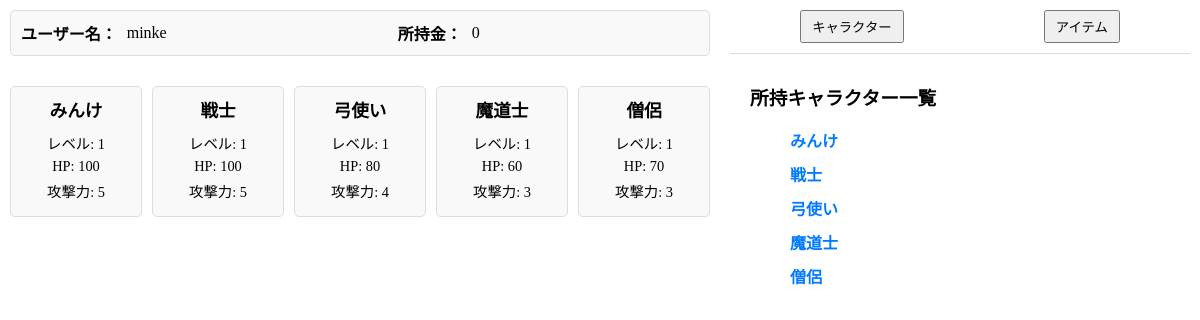
/battle-main.php (signed in), run on the app's committed database.
### tables this page shows
CREATE TABLE `users` (
  `id` int NOT NULL AUTO_INCREMENT,
  `username` varchar(50) NOT NULL,
  `password` varchar(255) NOT NULL,
  `gold` int NOT NULL DEFAULT '0',
  `level` int NOT NULL DEFAULT '1',
  `xp` int NOT NULL DEFAULT '0',
  `last_save` timestamp NOT NULL DEFAULT CURRENT_TIMESTAMP,
  PRIMARY KEY (`id`)
);

CREATE TABLE `characters_inventory` (
  `id` int NOT NULL AUTO_INCREMENT,
  `user_id` int NOT NULL,
  `character_id` int NOT NULL,
  `name` varchar(100) NOT NULL,
  `level` int DEFAULT '1',
  `hp` int DEFAULT '100',
  `xp` int DEFAULT '0',
  `attack` int DEFAULT '5',
  `updated_at` timestamp NOT NULL DEFAULT CURRENT_TIMESTAMP ON UPDATE CURRENT_TIMESTAMP,
  PRIMARY KEY (`id`),
  KEY `fk_character_inventory_user` (`user_id`),
  KEY `fk_character_inventory_character` (`character_id`),
  CONSTRAINT `fk_character_inventory_character` FOREIGN KEY (`character_id`) REFERENCES `characters` (`character_id`),
  CONSTRAINT `fk_character_inventory_user` FOREIGN KEY (`user_id`) REFERENCES `users` (`id`)
);

### User.php (called while the page is built, shortened)
<?php
class User {
    private $pdo;
    private $id;
    public function __construct($pdo, $id) {
        $this->pdo = $pdo;
        $this->id = $id;
        $this->loadUser();
    }
    private function loadUser() {
        $stmt = $this->pdo->prepare("SELECT username, gold, level, xp FROM users WHERE id = :id");
        $stmt->bindParam(':id', $this->id, PDO::PARAM_INT);
        if (!$stmt->execute()) {
            throw new Exception("クエリの実行に失敗しました: " . implode(", ", $stmt->errorInfo()));
        }
        if ($stmt->rowCount() === 1) {
            $user = $stmt->fetch(PDO::FETCH_ASSOC);
            $this->username = $user['username'];
            $this->gold = $user['gold'];
        } else {
            throw new Exception("ユーザーが見つかりません");
        }
    }
}

### Character.php (called while the page is built, shortened)
<?php
class Character {
    private $pdo;
    private $userId;
    public $characters;
    public function __construct($pdo, $userId) {
        $this->pdo = $pdo;
        $this->userId = $userId;
        $this->loadCharacters();
    }
    private function loadCharacters() {
        $sql = "SELECT id, name, level, hp, attack, xp, updated_at
                FROM characters_inventory
                WHERE user_id = :user_id";
        $stmt = $this->pdo->prepare($sql);
        $stmt->execute(['user_id' => $this->userId]);
        $this->characters = $stmt->fetchAll(PDO::FETCH_ASSOC);
    }
    public function getCharacters() {
        return $this->characters;
    }
}
?>

### battle-main.php (the view, shortened to what this page needs)
<?php
require_once 'User.php';
require_once 'Character.php';
$userId = $_SESSION['user_id'];
try {
    $db = new Database();
    $pdo = $db->getConnection();
    $user = new User($pdo, $userId);
    $userName = htmlspecialchars($user->username, ENT_QUOTES, 'UTF-8');
    $userGold = number_format($user->gold);
    $character = new Character($pdo, $userId);
    $characters = $character->getCharacters();
} catch (Exception $e) {
    die("エラー: " . $e->getMessage());
}
$currentSection = isset($_SESSION['section']) ? $_SESSION['section'] : 'characters';
?>
<head>
  <link rel="stylesheet" type="text/css" href="style.css">
</head>
<div class="content-wrapper">
  <div class="left-panel">
    <div style="padding: 10px; border: 1px solid #ddd; border-radius: 5px; background-color: #f9f9f9; display: flex; justify-content: space-between; align-items: center;">
      <div style="display: flex; align-items: center; gap: 10px; flex: 1;">
        <div style="font-weight: bold;">ユーザー名：</div>
        <div><?= htmlspecialchars($userName, ENT_QUOTES, 'UTF-8') ?></div>
      </div>
      <div style="display: flex; align-items: center; gap: 10px; flex: 0.8;">
        <div style="font-weight: bold;">所持金：</div>
        <div><?= $userGold ?></div>
      </div>
    </div>
    <div class="status-boxes">
      <?php foreach ($characters as $character): ?>
        <div class="status-box">
          <h4><?= htmlspecialchars($character['name'], ENT_QUOTES, 'UTF-8') ?></h4>
          <p>レベル: <?= htmlspecialchars($character['level'], ENT_QUOTES, 'UTF-8') ?></p>
          <p>HP: <?= htmlspecialchars($character['hp'], ENT_QUOTES, 'UTF-8') ?></p>
          <p>攻撃力: <?= htmlspecialchars($character['attack'], ENT_QUOTES, 'UTF-8') ?></p>
        </div>
      <?php endforeach; ?>
    </div>
  </div>
  <div class="right-panel">
    <div class="nav-bar">
      <button onclick="showSection('characters')" style="padding: 5px 10px;">キャラクター</button>
      <button onclick="showSection('items')" style="padding: 5px 10px;">アイテム</button>
    </div>
    <div id="content">
      <div id="characters" style="<?= $currentSection === 'characters' ? 'display:block;' : 'display:none;' ?>">
        <h3>所持キャラクター一覧</h3>
        <ul>
          <?php if (!empty($characters)): ?>
            <?php foreach ($characters as $character): ?>
              <li>
                <strong class="character-name" onclick="toggleCharacterDetails(<?= intval($character['id']) ?>)">
                  <?= htmlspecialchars($character['name'], ENT_QUOTES, 'UTF-8') ?>
                </strong>
              </li>
            <?php endforeach; ?>
          <?php else: ?>
            <li>キャラクターがいません。</li>
          <?php endif; ?>
        </ul>
      </div>
    </div>
  </div>
</div>

### style.css (style rules this page uses)
.content-wrapper { display: flex; width: 100%; height: 100vh; position: relative; }
.left-panel { display: flex; flex-direction: column; flex: 1; height: 100%; padding: 10px; box-sizing: border-box; justify-content: flex-start; gap: 10px; }
.right-panel { display: flex; flex-direction: column; width: 40%; height: 100%; padding: 10px; box-sizing: border-box; }
.nav-bar { display: flex; justify-content: space-around; margin-bottom: 10px; border-bottom: 1px solid #ddd; padding-bottom: 10px; }
#content { flex: 1; overflow-y: auto; margin: 0 20px; }
#characters, #items { padding: 0; list-style: none; margin-bottom: 10px; }
#characters li, #items li { margin-bottom: 10px; list-style-type: none; }
.character-name { cursor: pointer; color: #007bff; }
.status-boxes { display: flex; justify-content: space-between; gap: 10px; margin-top: 20px; }
.status-box { width: 23%; padding: 10px; border: 1px solid #ddd; border-radius: 5px; background-color: #f9f9f9; text-align: center; box-sizing: border-box; }
.status-box h4 { margin: 0 0 10px 0; font-size: 1.1rem; font-weight: bold; }
.status-box p { margin: 5px 0; font-size: 0.9rem; }

### data on the page
users: username "minke", gold "0"
characters_inventory: name "みんけ", level "1", hp "100", attack "5"
characters_inventory: name "戦士", level "1", hp "100", attack "5"
characters_inventory: name "弓使い", level "1", hp "80", attack "4"
characters_inventory: name "魔道士", level "1", hp "60", attack "3"
characters_inventory: name "僧侶", level "1", hp "70", attack "3"
